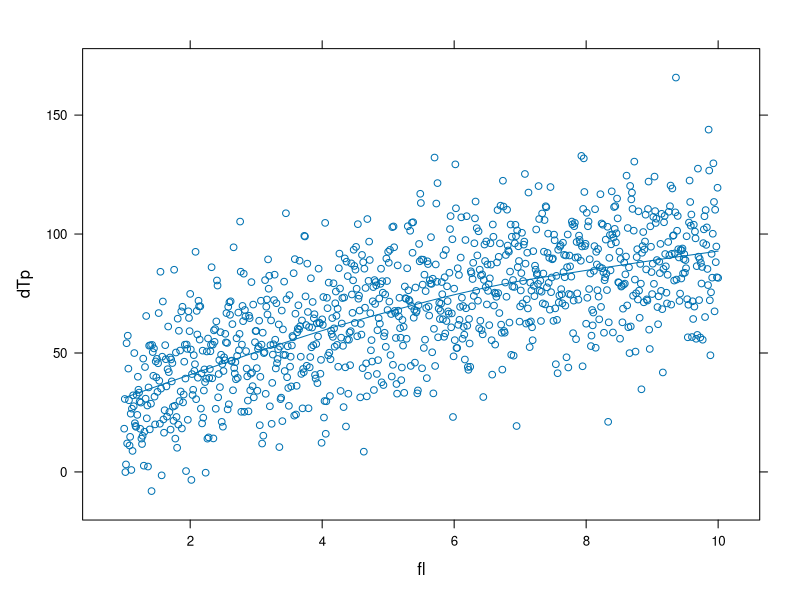
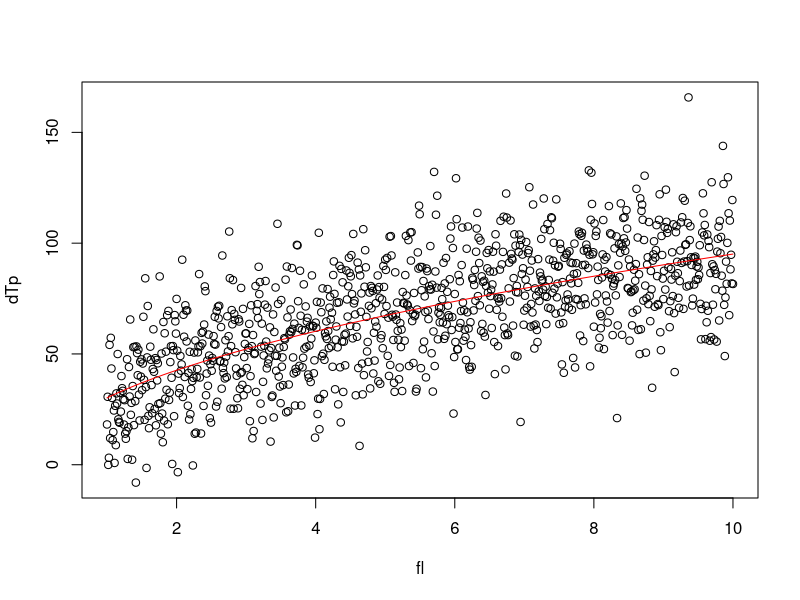
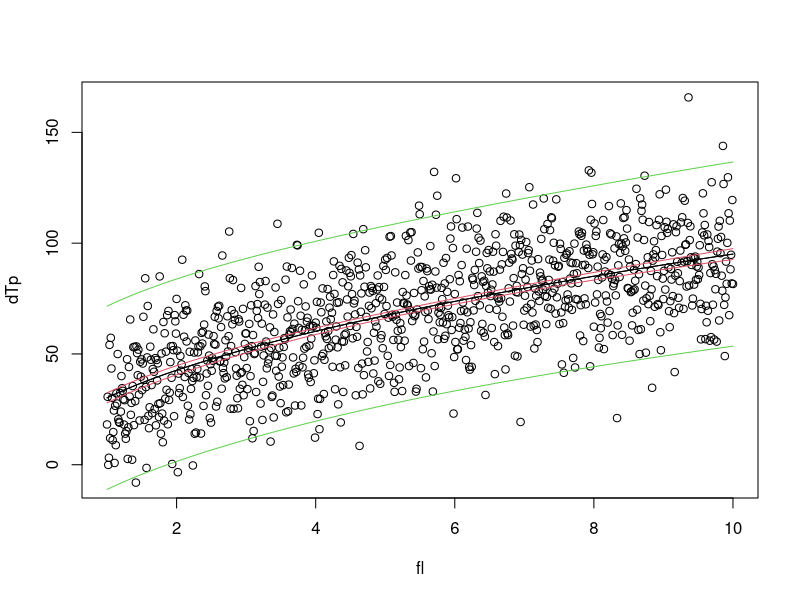

Generate these figures, in order, with R:
## function to calcuate intervals (from Prof. Wames Marques Zeviani, 2015)
#nls.inteval내의 변수를 일반적인 변수를 가지도록 바꿀 것 
nls.intervals <- function(nlsobj, nlsfunc, newdata, level=0.95) {
  arglist <- as.list(coef(nlsobj))
  arglist$fl <- newdata
  fitt <- do.call(nlsfunc, arglist)  # get fitted value and gradient, to be fixed 
  grad <- attr(fitt, "gradient")  # F
  chvc <- chol(vcov(nlsobj))  # U
  lwr <- (1 - level) / 2
  upr <- 1 - lwr
  pred <- data.frame(fl=newdata, dTp=fitt)
  
  # add se and confidence intervals
  pred$sec <- sqrt(apply(grad %*% t(chvc), 1, function(x) sum(x^2))) 
  tvalc <- qt(p=c(clwr=lwr, cupr=upr), df=df.residual(nlsobj))  
  mec <- outer(pred$sec, tvalc, "*")  ## confidence
  pred <- cbind(pred, sweep(mec, 1, pred$dTp, "+"))
  
  # add sey and prediction intervals 
  sigma <- summary(nlsobj)$sigma  
  pred$sep <- sigma + sqrt(apply(grad %*% t(chvc), 1, function(x) sum(x^2))) 
  tvalp <- qt(p=c(plwr=lwr, pupr=upr), df=df.residual(nlsobj))  
  mep <- outer(pred$sep, tvalp, "*") 
  pred <- cbind(pred, sweep(mep, 1, pred$dTp, "+"))
}


## test nls.intervals
require(latticeExtra)

# test function
pf <- deriv3(~ th0 * fl ^ th1, c("th0", "th1"), function(fl, th0, th1) {})

# data setting
set.seed(11)
n <- 1000
data <- data.frame(fl=seq(1, 10, length.out=n))
data$dTp <- pf(data$fl, 30, 0.5) + rnorm(nrow(data), 0, 20)
str(data)
xyplot(dTp ~ fl, data=data, type=c("p","smooth"))

# nonlinear regression
m1 <- nls(dTp ~ pf(fl, th0, th1), data=data, start=c(th0=30, th1=0.5))
summary(m1)
plot(dTp ~ fl, data=data)
lines(data$fl, predict(m1), col="red")

# test nls.intervals function
xnew <- seq(min(data$fl), max(data$fl), length.out=200)
pred <- nls.intervals(m1, pf, newdata=xnew, level=0.95)
head(pred)

# plotting fitted, confidence intervals and prediction intervals
plot(dTp ~ fl, data=data)
lines(xnew, pred[,2], col=1)
lines(xnew, pred[,4], col=2)
lines(xnew, pred[,5], col=2)
lines(xnew, pred[,2], col=1)
lines(xnew, pred[,7], col=3)
lines(xnew, pred[,8], col=3)
